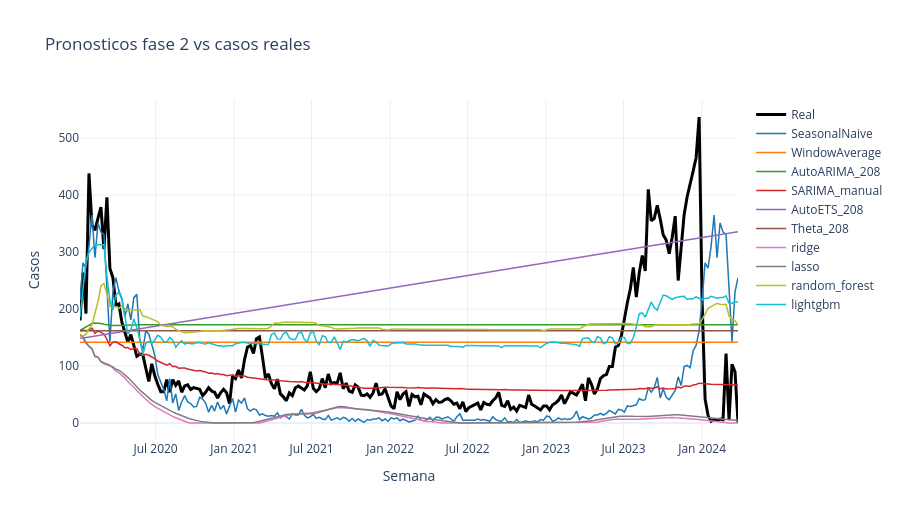

The code cell stored with this chart in its notebook:
### Markdown cell above
---
## PARTE 11: PRONOSTICOS, RESIDUOS Y SELECCION FINAL

La seleccion final considera RMSE, MAE, MAPE, mejora frente a baselines, residuos y estabilidad CV/test. En dengue, RMSE es relevante porque penaliza mas los errores grandes durante brotes.

### Code cell
def graficar_pronosticos_modelos(test_resultados, modelos, titulo):
    print(modelos)
    fig = go.Figure()
    fig.add_trace(go.Scatter(x=test_resultados.ds, y=test_resultados.y, name="Real", line=dict(color="black", width=3)))
    colores = ["#1f77b4", "#ff7f0e", "#2ca02c", "#d62728", "#9467bd", "#8c564b", "#e377c2", "#7f7f7f", "#bcbd22", "#17becf"]
    for modelo, color in zip(modelos, colores):
        fig.add_trace(go.Scatter(x=test_resultados.ds, y=test_resultados[modelo], name=modelo, line=dict(color=color, width=1.5)))
    fig.update_layout(title=titulo, xaxis_title="Semana", yaxis_title="Casos", template="plotly_white", height=520, hovermode="x unified")
    fig.show()
    


def graficar_metricas_benchmark(metricas):
    orden = metricas.sort_values("rmse")
    fig = make_subplots(rows=1, cols=3, subplot_titles=["MAE", "RMSE", "MAPE"])
    for i, metrica in enumerate(["mae", "rmse", "mape"], start=1):
        fig.add_trace(go.Bar(x=orden.modelo, y=orden[metrica]), row=1, col=i)
    fig.update_layout(title="Benchmark integral de modelos", template="plotly_white", height=420, showlegend=False)
    fig.update_xaxes(tickangle=45)
    fig.show()


modelos_grafica = ["SeasonalNaive", "WindowAverage"] + MODELOS_FASE2_STATS + MODELOS_FASE2_ML
graficar_pronosticos_modelos(test_resultados, modelos_grafica, "Pronosticos fase 2 vs casos reales")
graficar_metricas_benchmark(metricas_test)

### Figure 1 — Plotly figure (JSON) as saved in the notebook; plotly's stock layout.template omitted (floating-point values rounded to 4 significant figures; data arrays with more than 128 entries replaced by an {"elided": "..."} marker saying what was removed)
{"data": [{"line": {"color": "black", "width": 3}, "name": "Real", "type": "scatter", "x": {"elided": "221 str values"}, "y": {"elided": "221 float values"}}, {"line": {"color": "#1f77b4", "width": 1.5}, "name": "SeasonalNaive", "type": "scatter", "x": {"elided": "221 str values"}, "y": {"elided": "221 float values"}}, {"line": {"color": "#ff7f0e", "width": 1.5}, "name": "WindowAverage", "type": "scatter", "x": {"elided": "221 str values"}, "y": {"elided": "221 float values"}}, {"line": {"color": "#2ca02c", "width": 1.5}, "name": "AutoARIMA_208", "type": "scatter", "x": {"elided": "221 str values"}, "y": {"elided": "221 float values"}}, {"line": {"color": "#d62728", "width": 1.5}, "name": "SARIMA_manual", "type": "scatter", "x": {"elided": "221 str values"}, "y": {"elided": "221 float values"}}, {"line": {"color": "#9467bd", "width": 1.5}, "name": "AutoETS_208", "type": "scatter", "x": {"elided": "221 str values"}, "y": {"elided": "221 float values"}}, {"line": {"color": "#8c564b", "width": 1.5}, "name": "Theta_208", "type": "scatter", "x": {"elided": "221 str values"}, "y": {"elided": "221 float values"}}, {"line": {"color": "#e377c2", "width": 1.5}, "name": "ridge", "type": "scatter", "x": {"elided": "221 str values"}, "y": {"elided": "221 float values"}}, {"line": {"color": "#7f7f7f", "width": 1.5}, "name": "lasso", "type": "scatter", "x": {"elided": "221 str values"}, "y": {"elided": "221 float values"}}, {"line": {"color": "#bcbd22", "width": 1.5}, "name": "random_forest", "type": "scatter", "x": {"elided": "221 str values"}, "y": {"elided": "221 float values"}}, {"line": {"color": "#17becf", "width": 1.5}, "name": "lightgbm", "type": "scatter", "x": {"elided": "221 str values"}, "y": {"elided": "221 float values"}}], "layout": {"height": 520, "hovermode": "x unified", "title": {"text": "Pronosticos fase 2 vs casos reales"}, "xaxis": {"title": {"text": "Semana"}}, "yaxis": {"title": {"text": "Casos"}}}}
